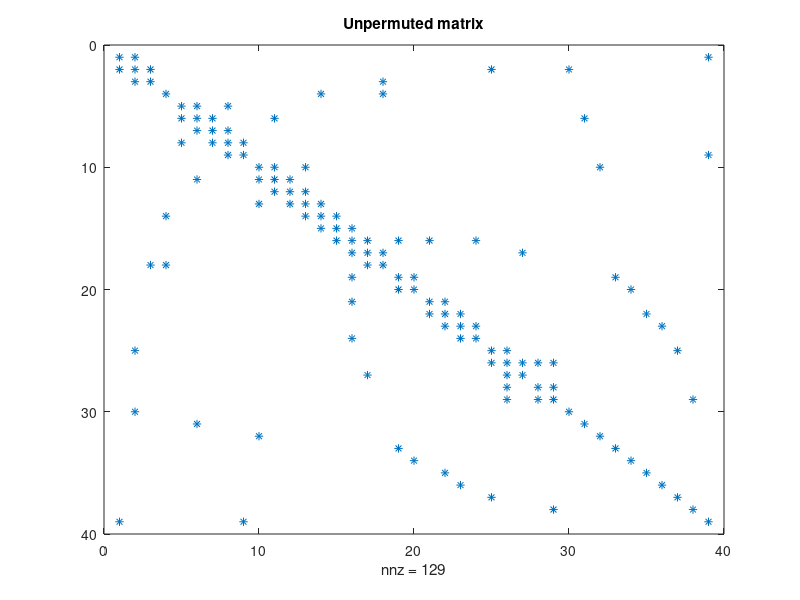
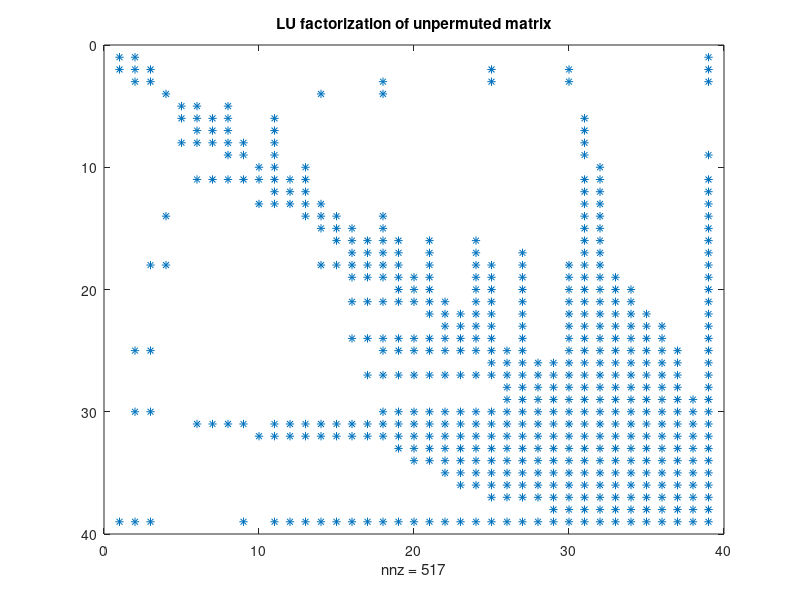
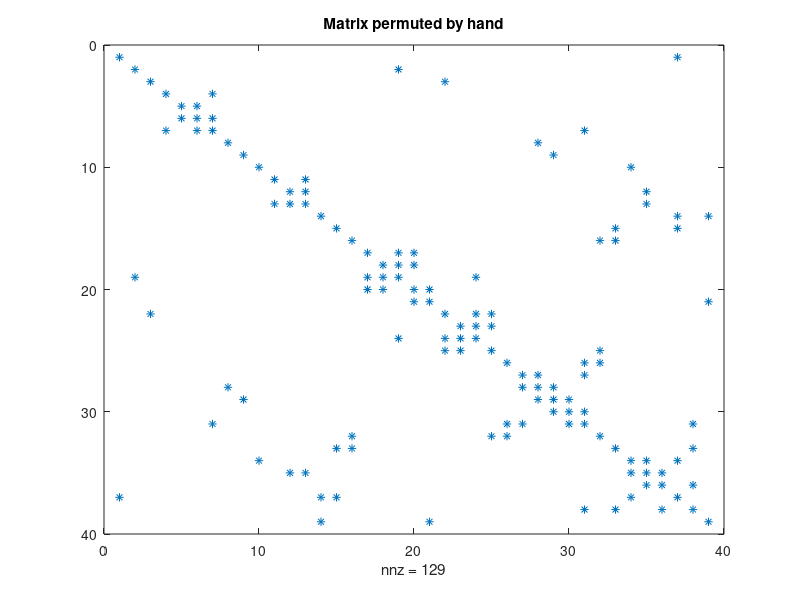
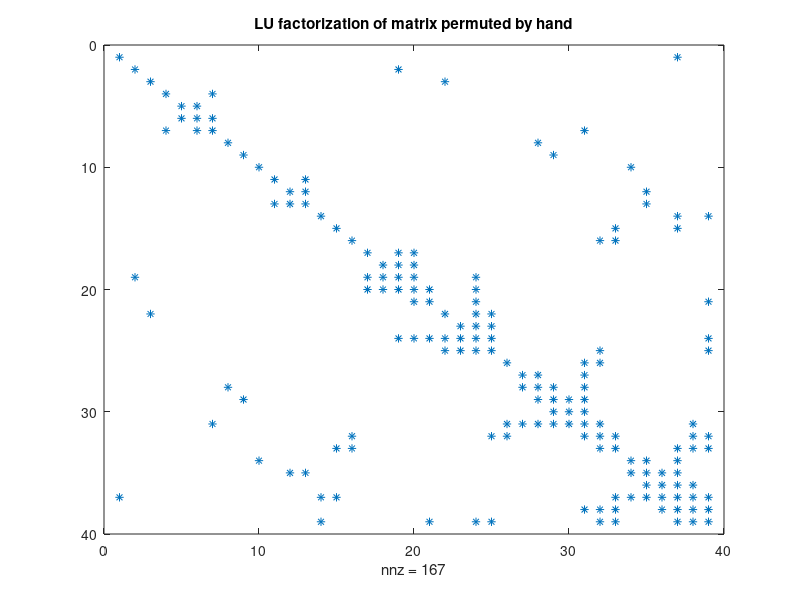

Source code (MATLAB) for these figures, in order: (Note: this script raises an error after producing the figures.)
%Load graph data
load pwsys.dat
A = spconvert(pwsys)

%% Part 1: Unpermuted matrix
figure(1)
spy(A)
title('Unpermuted matrix')
figure(2)
[La,Ua] = lu(A)
spy(La+Ua)
title('LU factorization of unpermuted matrix')

%% Part 2: Permuted by hand
figure(3)
p = [30,31,32,33,34,20,19,35,36,37,38,28,29,...
      1, 3, 4, 5, 7, 6, 8, 9,10,12,11,13,15,...
     21,22,23,24,16,14,18,25,26,27, 2,17,39]
B = A(p,p)
spy(B)
title('Matrix permuted by hand')
figure(4)
[Lb,Ub] = lu(B)
spy(Lb+Ub)
title('LU factorization of matrix permuted by hand')

%% Part 3: Permuted by MATLAB
figure(5)
q = symamd(A)
C = A(q,q)
spy(C)
title('Matrix permuted by MATLAB')
figure(6)
[Lc,Uc] = lu(C)
spy(Lc+Uc)
title('LU factorization of matrix permuted by MATLAB')

%% Part 4: Test of Pulse Function
figure(7)
a = [1,2,0.3,0.1,0.05,1,2]
h = 0.01
time = h
out = []
tout = []
while time < 5
    v = pulse(a,time)
    out = [out,v]
    tout = [tout,time]
    time = time+h
end

plot(tout,out)
axis([0 5 0 3])
xlabel('time')
ylabel('voltage')
title('Pulse Function')
